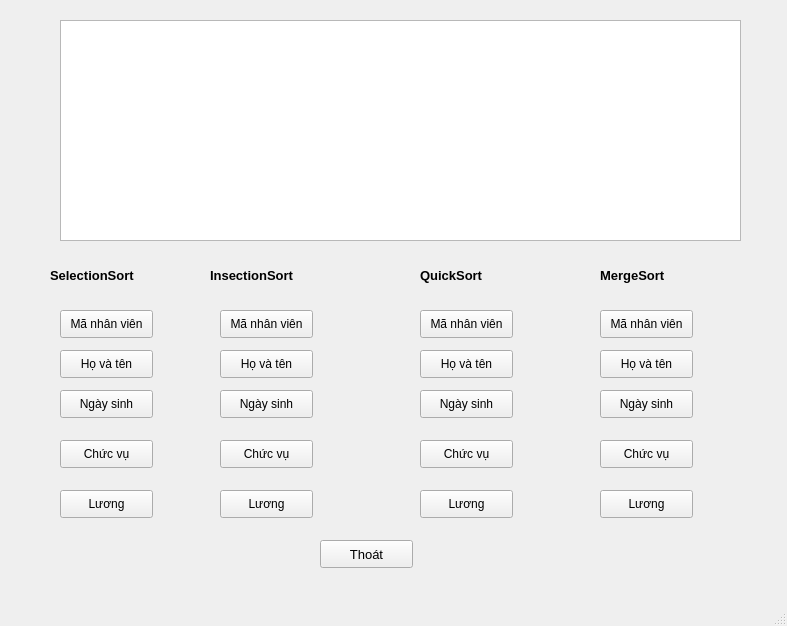
<?xml version="1.0" encoding="UTF-8"?>
<ui version="4.0">
 <class>MainWindow</class>
 <widget class="QMainWindow" name="MainWindow">
  <property name="geometry">
   <rect>
    <x>0</x>
    <y>0</y>
    <width>787</width>
    <height>626</height>
   </rect>
  </property>
  <property name="windowTitle">
   <string>Sort</string>
  </property>
  <widget class="QWidget" name="centralwidget">
   <widget class="QLabel" name="label">
    <property name="geometry">
     <rect>
      <x>50</x>
      <y>260</y>
      <width>141</width>
      <height>31</height>
     </rect>
    </property>
    <property name="font">
     <font>
      <pointsize>10</pointsize>
      <weight>75</weight>
      <bold>true</bold>
     </font>
    </property>
    <property name="text">
     <string>SelectionSort</string>
    </property>
   </widget>
   <widget class="QLabel" name="label_2">
    <property name="geometry">
     <rect>
      <x>210</x>
      <y>260</y>
      <width>121</width>
      <height>31</height>
     </rect>
    </property>
    <property name="font">
     <font>
      <pointsize>10</pointsize>
      <weight>75</weight>
      <bold>true</bold>
     </font>
    </property>
    <property name="text">
     <string>InsectionSort</string>
    </property>
   </widget>
   <widget class="QLabel" name="label_3">
    <property name="geometry">
     <rect>
      <x>420</x>
      <y>260</y>
      <width>111</width>
      <height>31</height>
     </rect>
    </property>
    <property name="font">
     <font>
      <pointsize>10</pointsize>
      <weight>75</weight>
      <bold>true</bold>
     </font>
    </property>
    <property name="text">
     <string>QuickSort</string>
    </property>
   </widget>
   <widget class="QLabel" name="label_4">
    <property name="geometry">
     <rect>
      <x>600</x>
      <y>260</y>
      <width>101</width>
      <height>31</height>
     </rect>
    </property>
    <property name="font">
     <font>
      <pointsize>10</pointsize>
      <weight>75</weight>
      <bold>true</bold>
     </font>
    </property>
    <property name="text">
     <string>MergeSort</string>
    </property>
   </widget>
   <widget class="QPushButton" name="m1">
    <property name="geometry">
     <rect>
      <x>60</x>
      <y>310</y>
      <width>93</width>
      <height>28</height>
     </rect>
    </property>
    <property name="text">
     <string>Mã nhân viên</string>
    </property>
   </widget>
   <widget class="QPushButton" name="h1">
    <property name="geometry">
     <rect>
      <x>60</x>
      <y>350</y>
      <width>93</width>
      <height>28</height>
     </rect>
    </property>
    <property name="text">
     <string>Họ và tên</string>
    </property>
   </widget>
   <widget class="QPushButton" name="n1">
    <property name="geometry">
     <rect>
      <x>60</x>
      <y>390</y>
      <width>93</width>
      <height>28</height>
     </rect>
    </property>
    <property name="text">
     <string>Ngày sinh</string>
    </property>
   </widget>
   <widget class="QPushButton" name="c1">
    <property name="geometry">
     <rect>
      <x>60</x>
      <y>440</y>
      <width>93</width>
      <height>28</height>
     </rect>
    </property>
    <property name="text">
     <string>Chức vụ</string>
    </property>
   </widget>
   <widget class="QPushButton" name="l1">
    <property name="geometry">
     <rect>
      <x>60</x>
      <y>490</y>
      <width>93</width>
      <height>28</height>
     </rect>
    </property>
    <property name="text">
     <string>Lương</string>
    </property>
   </widget>
   <widget class="QPushButton" name="m2">
    <property name="geometry">
     <rect>
      <x>220</x>
      <y>310</y>
      <width>93</width>
      <height>28</height>
     </rect>
    </property>
    <property name="text">
     <string>Mã nhân viên</string>
    </property>
   </widget>
   <widget class="QPushButton" name="m3">
    <property name="geometry">
     <rect>
      <x>420</x>
      <y>310</y>
      <width>93</width>
      <height>28</height>
     </rect>
    </property>
    <property name="text">
     <string>Mã nhân viên</string>
    </property>
   </widget>
   <widget class="QPushButton" name="m4">
    <property name="geometry">
     <rect>
      <x>600</x>
      <y>310</y>
      <width>93</width>
      <height>28</height>
     </rect>
    </property>
    <property name="text">
     <string>Mã nhân viên</string>
    </property>
   </widget>
   <widget class="QPushButton" name="h2">
    <property name="geometry">
     <rect>
      <x>220</x>
      <y>350</y>
      <width>93</width>
      <height>28</height>
     </rect>
    </property>
    <property name="text">
     <string>Họ và tên</string>
    </property>
   </widget>
   <widget class="QPushButton" name="h3">
    <property name="geometry">
     <rect>
      <x>420</x>
      <y>350</y>
      <width>93</width>
      <height>28</height>
     </rect>
    </property>
    <property name="text">
     <string>Họ và tên</string>
    </property>
   </widget>
   <widget class="QPushButton" name="h4">
    <property name="geometry">
     <rect>
      <x>600</x>
      <y>350</y>
      <width>93</width>
      <height>28</height>
     </rect>
    </property>
    <property name="text">
     <string>Họ và tên</string>
    </property>
   </widget>
   <widget class="QPushButton" name="c4">
    <property name="geometry">
     <rect>
      <x>600</x>
      <y>440</y>
      <width>93</width>
      <height>28</height>
     </rect>
    </property>
    <property name="text">
     <string>Chức vụ</string>
    </property>
   </widget>
   <widget class="QPushButton" name="c2">
    <property name="geometry">
     <rect>
      <x>220</x>
      <y>440</y>
      <width>93</width>
      <height>28</height>
     </rect>
    </property>
    <property name="text">
     <string>Chức vụ</string>
    </property>
   </widget>
   <widget class="QPushButton" name="c3">
    <property name="geometry">
     <rect>
      <x>420</x>
      <y>440</y>
      <width>93</width>
      <height>28</height>
     </rect>
    </property>
    <property name="text">
     <string>Chức vụ</string>
    </property>
   </widget>
   <widget class="QPushButton" name="l4">
    <property name="geometry">
     <rect>
      <x>600</x>
      <y>490</y>
      <width>93</width>
      <height>28</height>
     </rect>
    </property>
    <property name="text">
     <string>Lương</string>
    </property>
   </widget>
   <widget class="QPushButton" name="l2">
    <property name="geometry">
     <rect>
      <x>220</x>
      <y>490</y>
      <width>93</width>
      <height>28</height>
     </rect>
    </property>
    <property name="text">
     <string>Lương</string>
    </property>
   </widget>
   <widget class="QPushButton" name="l3">
    <property name="geometry">
     <rect>
      <x>420</x>
      <y>490</y>
      <width>93</width>
      <height>28</height>
     </rect>
    </property>
    <property name="text">
     <string>Lương</string>
    </property>
   </widget>
   <widget class="QPushButton" name="n2">
    <property name="geometry">
     <rect>
      <x>220</x>
      <y>390</y>
      <width>93</width>
      <height>28</height>
     </rect>
    </property>
    <property name="text">
     <string>Ngày sinh</string>
    </property>
   </widget>
   <widget class="QPushButton" name="n3">
    <property name="geometry">
     <rect>
      <x>420</x>
      <y>390</y>
      <width>93</width>
      <height>28</height>
     </rect>
    </property>
    <property name="text">
     <string>Ngày sinh</string>
    </property>
   </widget>
   <widget class="QPushButton" name="n4">
    <property name="geometry">
     <rect>
      <x>600</x>
      <y>390</y>
      <width>93</width>
      <height>28</height>
     </rect>
    </property>
    <property name="text">
     <string>Ngày sinh</string>
    </property>
   </widget>
   <widget class="QPushButton" name="thoat">
    <property name="geometry">
     <rect>
      <x>320</x>
      <y>540</y>
      <width>93</width>
      <height>28</height>
     </rect>
    </property>
    <property name="font">
     <font>
      <pointsize>10</pointsize>
     </font>
    </property>
    <property name="text">
     <string>Thoát</string>
    </property>
   </widget>
   <widget class="QTableWidget" name="tableWidget">
    <property name="geometry">
     <rect>
      <x>60</x>
      <y>20</y>
      <width>681</width>
      <height>221</height>
     </rect>
    </property>
   </widget>
  </widget>
  <widget class="QMenuBar" name="menubar">
   <property name="geometry">
    <rect>
     <x>0</x>
     <y>0</y>
     <width>787</width>
     <height>26</height>
    </rect>
   </property>
  </widget>
  <widget class="QStatusBar" name="statusbar"/>
 </widget>
 <resources/>
 <connections/>
</ui>
